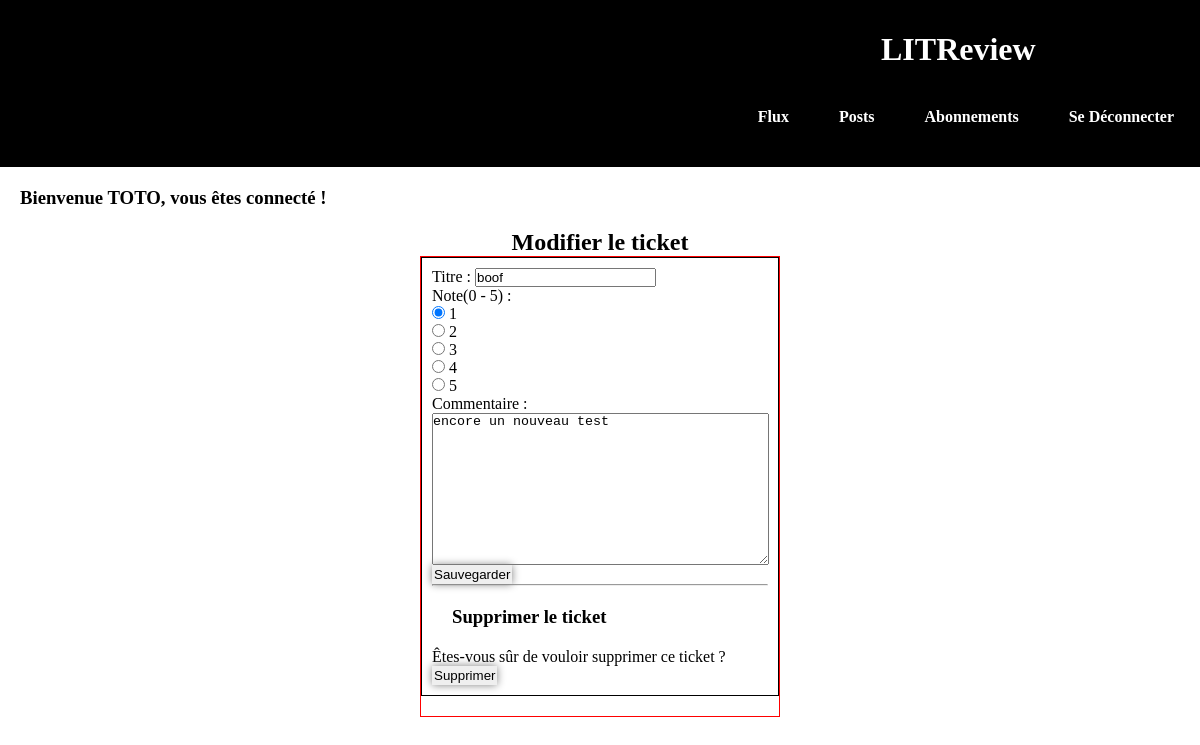
The app's page /update_review/8/ (signed in) with its own data.
### authentication/models.py (models this page shows)
class User(AbstractUser):
    follows = models.ManyToManyField(
        'self',
        symmetrical=False,
        verbose_name='suit',
    )

### website/models.py (models this page shows, shortened)
class Review(models.Model):
    ticket = models.ForeignKey(to=Ticket, on_delete=models.CASCADE)
    rating = models.PositiveSmallIntegerField(validators=[MinValueValidator(0),MaxValueValidator(5)], verbose_name='Note(0 - 5)')
    headline = models.CharField(max_length=128, verbose_name='Titre')
    comment = models.TextField(max_length=5000, verbose_name='Commentaire', blank=True)
    author = models.ForeignKey(settings.AUTH_USER_MODEL, on_delete=models.CASCADE)
    date_created = models.DateTimeField(auto_now_add=True)

### website/views.py (the view, shortened to what this page needs)
# urls.py: path('update_review/<int:review_id>/', website.views.update_review, name='update_review'),
@login_required
def update_review(request, review_id):
    review = get_object_or_404(Review, id=review_id)
    review_form = forms.ReviewForm(instance=review)
    delete_review = forms.DeleteReviewForm()
    context = {'review_form': review_form, 'delete_review': delete_review}
    return render(request, 'website/update_review.html', context=context)

### website/forms.py
class ReviewForm(forms.ModelForm):
    update_review = forms.BooleanField(widget=forms.HiddenInput, initial=True)
    class Meta:
        model = models.Review
        fields = ['headline', 'rating', 'comment']
        CHOICES = [('1', 1), ('2', 2), ('3', 3), ('4', 4), ('5', 5)]
        widgets = {
            'headline': forms.TextInput(attrs={'class': 'form-control mx-auto w-50 mb-3'}),
            'rating': forms.RadioSelect(choices=CHOICES, attrs={'class': 'form-check-label mx-3 '
                                                                         'd-flex justify-content-center'}),
            'body': forms.Textarea(attrs={'class': 'form-control mx-auto w-50 mb-3'})
        }

class DeleteReviewForm(forms.Form):
    delete_review = forms.BooleanField(widget=forms.HiddenInput, initial=True)

### website/templates/website/update_review.html (shortened to what this page needs)
{% extends 'base.html'%}{% block content %}
<h2>Modifier le ticket</h2>
<div class="grid-container">
  <div class="tickets">
    <form method="post" enctype="multipart/form-data">
      {{ review_form.as_p }} {% csrf_token %}
      <button type="submit">Sauvegarder</button>
    </form>
    <hr />
    <h3>Supprimer le ticket</h3>
    <p>Êtes-vous sûr de vouloir supprimer ce ticket ?</p>
    <form action="" method="post">
      <button type="submit">Supprimer</button>
    </form>
  </div>
  {% endblock content %}

### templates/base.html (shortened to what this page needs)
{% load static %}
<html lang="fr">
  <head>
    <link rel="stylesheet" href="{% static 'css/style.css' %}" />
  </head>
  <body>
    <header>
      <h1>LITReview</h1>
      <div class="nav-bar">
        <a href="{% url 'flux-page' %}">Flux</a>
        <a href="{% url 'logout' %}">Posts</a>
        <a href="{% url 'follow_users' %}">Abonnements</a>
        <a href="{% url 'logout' %}">Se Déconnecter</a>
      </div>
    </header>
    <h3 class="mx-3">Bienvenue {{ request.user|upper }}, vous êtes connecté !</h3>
    <section class="container">
      {% block content %} {% endblock content %}
    </section>
  </body>
</html>

### website/static/css/style.css (style rules this page uses)
* { margin: 0; padding: 0; scroll-behavior: smooth; box-sizing: border-box; }
a { color: black; text-decoration: none; font-weight: bold; }
h1 { margin-top: 30px; margin-left: 55rem; color: white; }
h2 { text-align: center; }
h3 { padding: 20px; }
.mx-3 { position: sticky; top: 12%; }
header { display: flex; flex-wrap: wrap; border: solid 1px black; position: sticky; top: 0; background-color: black; }
header a { padding: 40px 25px; color: white; }
.nav-bar { display: flex; margin-left: auto; flex-wrap: wrap; }
.grid-container { margin: auto; border: solid 1px red; width: 30vw; }
button { border-color: transparent; box-shadow: 0 0 8px grey }
.tickets { border: solid 1px black; margin-bottom: 20px; padding: 10px; }

### records on screen
User: user "TOTO"
Review: headline "boof", rating "☑ 1 ☐ 2 ☐ 3 ☐ 4 ☐ 5", comment "encore un nouveau test"
